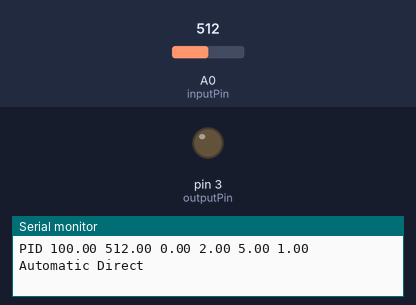
Simulated run of this sketch. Board: Arduino Uno, built with avr-gcc and run on an emulated ATmega328P. On the bench: output pins drawn as LEDs (lit = HIGH), the last lines printed to the serial monitor. The test bench sets the inputs (shaded band); at power-on: A0 (inputPin) = 512.

Above: at 1.2 s.
1.3 s: A0 (inputPin) set to 90
At 1.85 s:
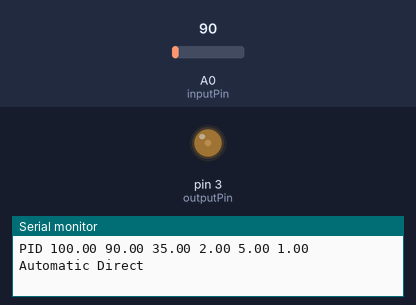
4.3 s: A0 (inputPin) set to 122
7.3 s: A0 (inputPin) set to 16
At 8.0 s:
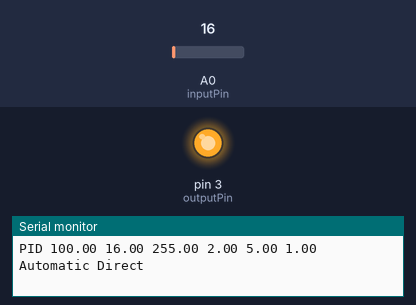
9.0 s: A0 (inputPin) set to 306
At 10.2 s:
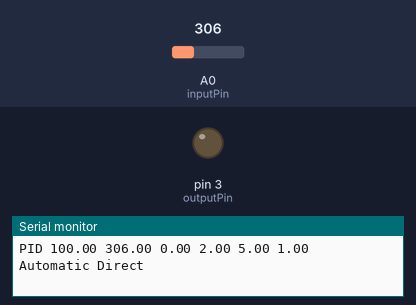
10.5 s: A0 (inputPin) set to 0
At 11.4 s:
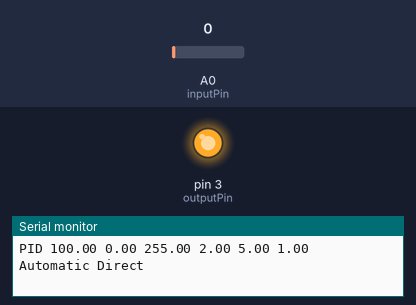
Timing chart, 0 to 13.0 s (numbered marks = the images above; inputs shaded):
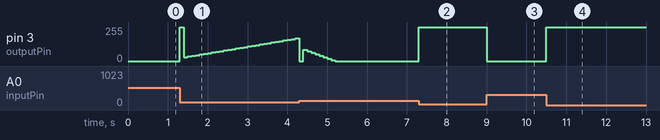

The sketch:

PID_Processing_Arduino.ino
```cpp
// (licence header left out)
#include <PID_v1.h>

//Define Variables we'll be connecting to
double Setpoint, Input, Output;
int inputPin=0, outputPin=3;

//Specify the links and initial tuning parameters
PID myPID(&Input, &Output, &Setpoint,2,5,1, DIRECT);


unsigned long serialTime; //this will help us know when to talk with processing

void setup()
{
  //initialize the serial link with processing
  Serial.begin(9600);

  //initialize the variables we're linked to
  Input = analogRead(inputPin);
  Setpoint = 100;

  //turn the PID on
  myPID.SetMode(AUTOMATIC);
}

void loop()
{
  //pid-related code
  Input = analogRead(inputPin);
  myPID.Compute();
  analogWrite(outputPin,Output);


  //send-receive with processing if it's time
  if(millis()>serialTime)
  {
    SerialReceive();
    SerialSend();
    serialTime+=500;
  }


}


/********************************************
 * Serial Communication functions / helpers
 ********************************************/


union {                // This Data structure lets
  byte asBytes[24];    // us take the byte array
  float asFloat[6];    // sent from processing and
}                      // easily convert it to a
foo;                   // float array


// getting float values from processing into the arduino
// was no small task.  the way this program does it is
// as follows:
//  * a float takes up 4 bytes.  in processing, convert
//    the array of floats we want to send, into an array
//    of bytes.
//  * send the bytes to the arduino
//  * use a data structure known as a union to convert
//    the array of bytes back into an array of floats

//  the bytes coming from the arduino follow the following
//  format:
//  0: 0=Manual, 1=Auto, else = ? error ?
//  1: 0=Direct, 1=Reverse, else = ? error ?
//  2-5: float setpoint
//  6-9: float input
//  10-13: float output
//  14-17: float P_Param
//  18-21: float I_Param
//  22-245: float D_Param
void SerialReceive()
{

  // read the bytes sent from Processing
  int index=0;
  byte Auto_Man = -1;
  byte Direct_Reverse = -1;
  while(Serial.available()&&index<26)
  {
    if(index==0) Auto_Man = Serial.read();
    else if(index==1) Direct_Reverse = Serial.read();
    else foo.asBytes[index-2] = Serial.read();
    index++;
  }

  // if the information we got was in the correct format,
  // read it into the system
  if(index==26  && (Auto_Man==0 || Auto_Man==1)&& (Direct_Reverse==0 || Direct_Reverse==1))
  {
    Setpoint=double(foo.asFloat[0]);
    //Input=double(foo.asFloat[1]);       // * the user has the ability to send the
                                          //   value of "Input"  in most cases (as
                                          //   in this one) this is not needed.
    if(Auto_Man==0)                       // * only change the output if we are in
    {                                     //   manual mode.  otherwise we'll get an
      Output=double(foo.asFloat[2]);      //   output blip, then the controller will
    }                                     //   overwrite.

    double p, i, d;                       // * read in and set the controller tunings
    p = double(foo.asFloat[3]);           //
    i = double(foo.asFloat[4]);           //
    d = double(foo.asFloat[5]);           //
    myPID.SetTunings(p, i, d);            //

    if(Auto_Man==0) myPID.SetMode(MANUAL);// * set the controller mode
    else myPID.SetMode(AUTOMATIC);             //

    if(Direct_Reverse==0) myPID.SetControllerDirection(DIRECT);// * set the controller Direction
    else myPID.SetControllerDirection(REVERSE);          //
  }
  Serial.flush();                         // * clear any random data from the serial buffer
}

// unlike our tiny microprocessor, the processing ap
// has no problem converting strings into floats, so
// we can just send strings.  much easier than getting
// floats from processing to here no?
void SerialSend()
{
  Serial.print("PID ");
  Serial.print(Setpoint);
  Serial.print(" ");
  Serial.print(Input);
  Serial.print(" ");
  Serial.print(Output);
  Serial.print(" ");
  Serial.print(myPID.GetKp());
  Serial.print(" ");
  Serial.print(myPID.GetKi());
  Serial.print(" ");
  Serial.print(myPID.GetKd());
  Serial.print(" ");
  if(myPID.GetMode()==AUTOMATIC) Serial.print("Automatic");
  else Serial.print("Manual");
  Serial.print(" ");
  if(myPID.GetDirection()==DIRECT) Serial.println("Direct");
  else Serial.println("Reverse");
}
```

Measured:
- after the input at 1.3 s, pin 3 (outputPin): 0/255 → 255/255 at once, → 30/255 0.10 s later, → 35/255 0.10 s later, → 40/255 0.10 s later, … (30 changes in this stretch)
- after the input at 7.3 s, pin 3 (outputPin): 0/255 → 255/255 at once, → 252/255 0.10 s later, → 255/255 0.10 s later
- after the input at 9.0 s, pin 3 (outputPin): 255/255 → 0/255 at once
- after the input at 10.5 s, pin 3 (outputPin): 0/255 → 255/255 at once
